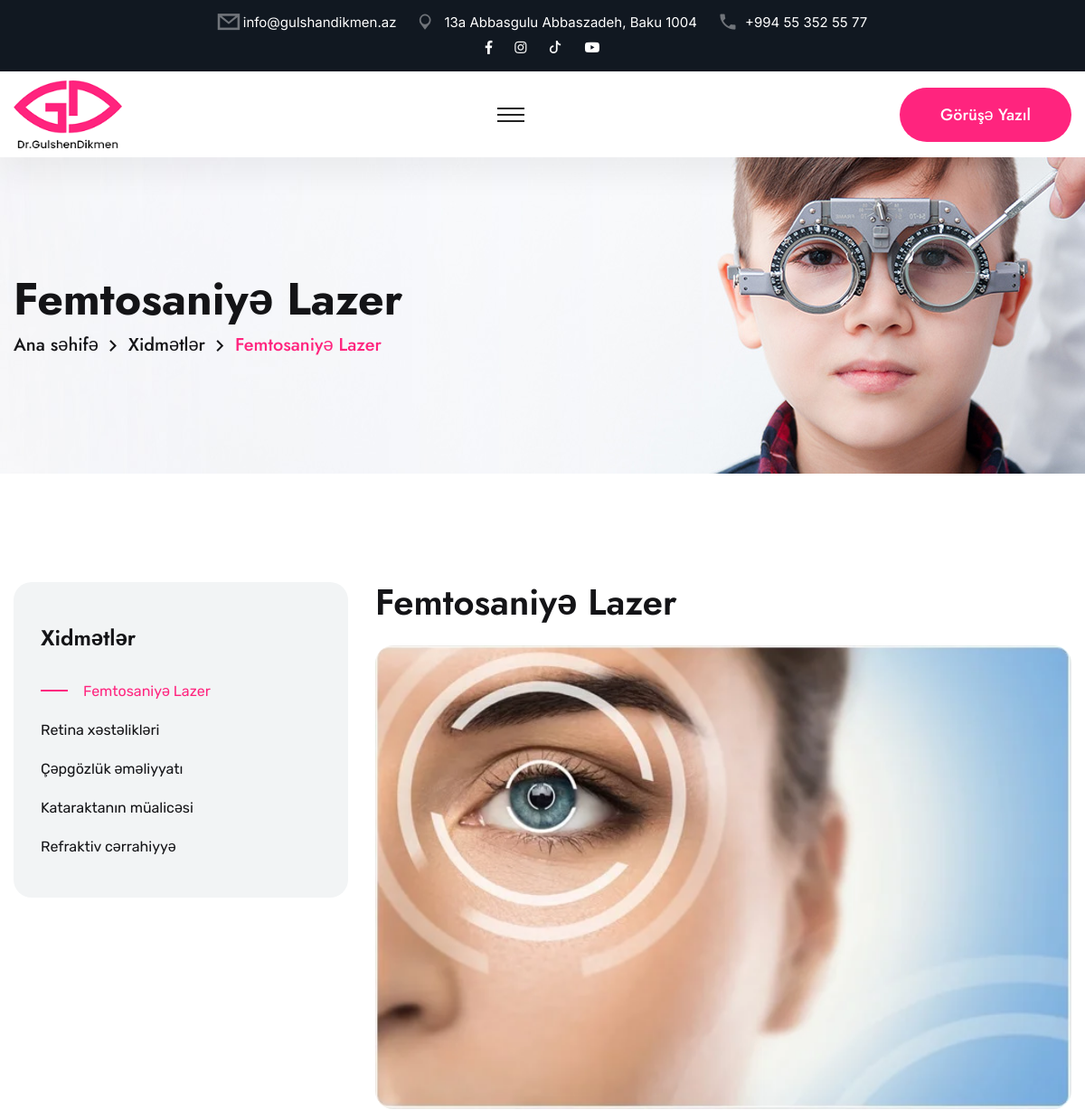
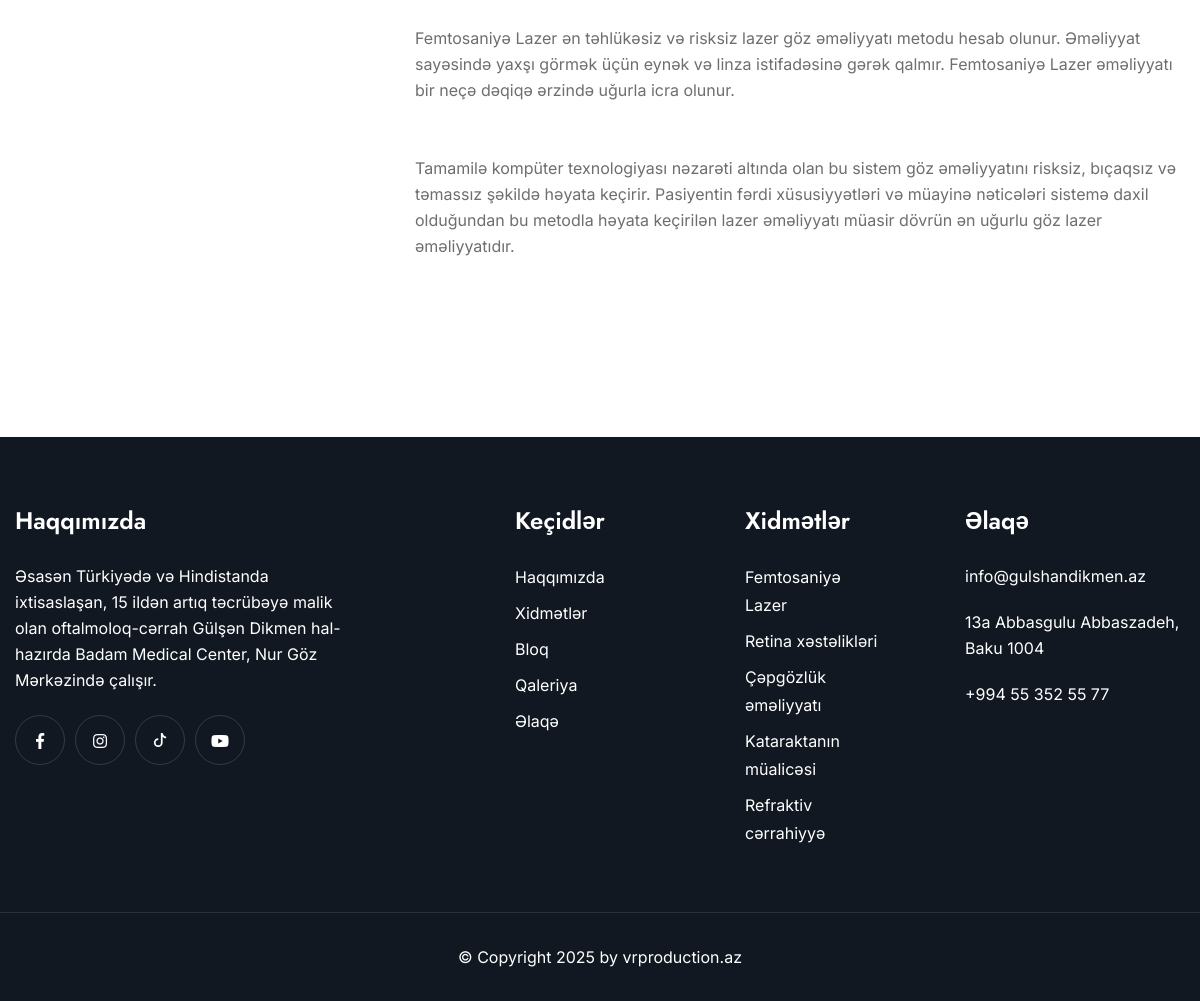
Screenshot of /services/femtosaniy-lazer/ with the database file from the repository (2 pictures, top to bottom).
### core/models.py (models this page shows, shortened)
class GeneralSettings(models.Model):
    site_title = models.CharField(
        max_length=200, verbose_name="Saytın başlığı", null = True, blank = True)
    adress = models.CharField(max_length=1500, verbose_name="Ünvan", null=True, blank = True)
    phone_number = models.CharField(
        max_length=50, verbose_name="Nömrə", null=True, blank=True)
    email = models.EmailField(blank = True)
    g_adress = models.CharField(
        max_length=1500, verbose_name="Google Map linki", null=True, blank=True)
    g_adress_iframe = models.TextField(
        verbose_name="Google Map Iframe linki", null=True, blank=True)
    logo = models.FileField(verbose_name="logo",
                            blank=True, upload_to="general_settings_logo")
    mobile_logo = models.FileField(verbose_name="Mobile logo",
                                   help_text="Mobile logo", blank=True, null=True, upload_to="general_settings_mobile_logo")
    favicon = models.FileField(verbose_name="favicon",
                               blank=True, null=True, upload_to="general_settings_favicon")
    footer_logo = models.FileField(help_text="Footer logo", blank=True, null=True, upload_to="general_settings_footer_logo")
    footer_description = models.TextField(null = True, blank = True)
    copyright_title = models.CharField(max_length = 100, blank = True)
    pages_banner_image = models.ImageField(upload_to = 'banner_image', verbose_name = 'Səhiflərdəki banner photo', null = True, blank = True)
    facebook = models.CharField(
        max_length=200, verbose_name="Facebook", blank=True)
    instagram = models.CharField(
        max_length=200, verbose_name="Instagram", blank=True)
    youtube = models.CharField(
        max_length=200, verbose_name="Youtube", blank=True)
    tiktok = models.CharField(
        max_length=200, verbose_name="TikTok", blank=True)
    class Meta:
        verbose_name = "Setting"
        verbose_name_plural = "General Settings"

class Service(models.Model):
    title = models.CharField(max_length = 100)
    slug = models.SlugField(blank=True, null=True, unique = True)
    icon = models.ImageField(upload_to = 'service_icon', null = True)
    image = models.ImageField(upload_to = 'service')
    description = RichTextUploadingField(null = True)
    is_home_page = models.BooleanField(default = False)
    class Meta:
        verbose_name = "Xidmət"
        verbose_name_plural = "Xidmətlər"
    def get_absolute_url(self):
        return reverse("service-detail", args=[str(self.slug)])

### core/views.py (the view)
# urls.py: path('services/<slug:slug>/', views.ServiceDetailPageView.as_view(), name='service-detail'),
class ServiceDetailPageView(DetailView):
    template_name = 'service-detail.html'
    model = Service
    context_object_name = "service"
    def get_context_data(self, **kwargs):
        context = super().get_context_data(**kwargs)
        context["services"] = Service.objects.all()
        return context

### core/context_processors.py (called while the page is built)
def extras(request):
    context={
        'setting': GeneralSettings.objects.first(),
        "f_services": Service.objects.all()[:6],
        'c_blogs': Blog.objects.all()[:2],
        'current_year': datetime.datetime.now().year
    }
    return context

### core/templates/service-detail.html
{% extends "base.html" %}
{% load static %}
{% block content %}
<section class="page-title">
    <div class="bg-layer" style="background-image: url({% static "assets/images/background/page-title.jpg" %});"></div>
    <div class="auto-container">
        <div class="content-box">
            <h1>{{service.title}}
            </h1>
            <ul class="bread-crumb clearfix">
                <li><a href="{% url "home" %}">Ana səhifə</a></li>
                <li><a href="{% url "services" %}">Xidmətlər</a></li>
                <li>{{service.title}}</li>
            </ul>
        </div>
    </div>
</section>
<section class="service-details p_relative">
    <div class="auto-container">
        <div class="row clearfix">
            <div class="col-lg-4 col-md-12 col-sm-12 sidebar-side">
                <div class="service-sidebar mr_40">
                    <div class="text">
                        <h3>Xidmətlər</h3>
                    </div>
                    <ul class="category-list clearfix">
                        {% for item in services %}
                        <li><a href="{{item.get_absolute_url}}" class="{% if service.pk == item.pk %}current{% endif %}">{{item.title}}</a></li>
                        {% endfor %}
                    </ul>
                </div>
            </div>
            <div class="col-lg-8 col-md-12 col-sm-12 content-side">
                <div class="service-details-content">
                    <div class="content-one">
                        <h2>{{service.title}}</h2>
                        <figure class="image-box"><img src="{{service.image.url}}" alt=""></figure>
                        <div class="text">
                            <p>{{service.description|safe}}</p>
                        </div>
                    </div>
                </div>
            </div>
        </div>
    </div>
</section>
{% endblock content %}

### templates/components/header/main-header.html (shortened to what this page needs)
{% load static %}
<header class="main-header">
    <div class="header-top">
        <div class="auto-container">
            <div class="top-inner">
                <div class="left-column">
                    <ul class="info clearfix">
                        <li><i class="icon-1"></i><a href="mailto:{{setting.email}}">{{setting.email}}</a></li>
                        <li><i class="icon-2"></i><a href="{{setting.g_adress}}">{{setting.adress}}</a></li>
                        <li><i class="icon-3"></i><a href="tel:{{setting.phone_number}}">{{setting.phone_number}}</a></li>
                    </ul>
                </div>
                <div class="right-column">
                    <ul class="social-links clearfix">
                        <li>
                            <a href="{% if setting.facebook %}{{setting.facebook}}{% else %}#{% endif %}"><i class="fab fa-facebook-f" aria-hidden="true"></i></a>
                        </li>
                        <li>
                            <a href="{% if setting.instagram %}{{setting.instagram}}{% else %}#{% endif %}"><i class="fab fa-instagram" aria-hidden="true"></i></a>
                        </li>
                        <li>
                            <a href="{% if setting.tiktok %}{{setting.tiktok}}{% else %}#{% endif %}">
                                <svg xmlns="http://www.w3.org/2000/svg" style="margin-bottom:4px;" width="14" height="14" fill="currentColor" class="bi bi-tiktok" viewBox="0 0 16 16">
                                    <path d="M9 0h1.98c.144.715.54 1.617 1.235 2.512C12.895 3.389 13.797 4 15 4v2c-1.753 0-3.07-.814-4-1.829V11a5 5 0 1 1-5-5v2a3 3 0 1 0 3 3z"/>
                                  </svg>                           </a>
                        </li> <li>
                            <a href="{% if setting.youtube %}{{setting.youtube}}{% else %}#{% endif %}"><i class="fab fa-youtube" aria-hidden="true"></i></a>
                        </li>
                    </ul>
                </div>
            </div>
        </div>
    </div>
    <div class="header-lower">
        <div class="auto-container">
            <div class="outer-box">
                <div class="logo-box">
                    <figure class="logo"><a href="{% url "home" %}"><img src="{{setting.logo.url}}" alt=""></a></figure>
                </div>
                <div class="menu-area clearfix">
                    <div class="mobile-nav-toggler">
                        <i class="icon-bar"></i>
                        <i class="icon-bar"></i>
                        <i class="icon-bar"></i>
                    </div>
                </div>
                <div class="nav-right">
                    <div class="btn-box">
                        <a href="{% url "contact" %}" class="theme-btn btn-one">Görüşə yazıl</a>
                    </div>
                </div>
            </div>
        </div>
    </div>
</header>

### templates/components/footer/footer.html
<footer class="main-footer p_relative">
    <div class="widget-section">
        <div class="auto-container">
            <div class="row clearfix">
                <div class="col-lg-4 col-md-6 col-sm-12 footer-column">
                    <div class="about-widget footer-widget mr_40">
                        <div class="widget-title">
                            <h3>Haqqımızda</h3>
                        </div>
                        <div class="widget-content">
                            <p>{{setting.footer_description}}</p>
                            <ul class="social-links clearfix">
                                <li>
                                    <a href="{% if setting.facebook %}{{setting.facebook}}{% else %}#{% endif %}"><i class="fab fa-facebook-f" aria-hidden="true"></i></a>
                                </li>
                                <li>
                                    <a href="{% if setting.instagram %}{{setting.instagram}}{% else %}#{% endif %}"><i class="fab fa-instagram" aria-hidden="true"></i></a>
                                </li>
                                <li>
                                    <a href="{% if setting.tiktok %}{{setting.tiktok}}{% else %}#{% endif %}">
                                        <svg xmlns="http://www.w3.org/2000/svg" style="margin-bottom:4px;" width="14" height="14" fill="currentColor" class="bi bi-tiktok" viewBox="0 0 16 16">
                                            <path d="M9 0h1.98c.144.715.54 1.617 1.235 2.512C12.895 3.389 13.797 4 15 4v2c-1.753 0-3.07-.814-4-1.829V11a5 5 0 1 1-5-5v2a3 3 0 1 0 3 3z"/>
                                          </svg>                           </a>
                                </li> <li>
                                    <a href="{% if setting.youtube %}{{setting.youtube}}{% else %}#{% endif %}"><i class="fab fa-youtube" aria-hidden="true"></i></a>
                                </li>
                            </ul>
                        </div>
                    </div>
                </div>
                <div class="col-lg-3 col-md-6 col-sm-12 footer-column">
                    <div class="links-widget footer-widget ml_100">
                        <div class="widget-title">
                            <h3>Keçidlər</h3>
                        </div>
                        <div class="widget-content">
                            <ul class="links-list clearfix">
                                <li><a href="{% url "about" %}">Haqqımızda</a></li>
                                <li><a href="{% url "services" %}">Xidmətlər</a></li>
                                <li><a href="{% url "blogs" %}">Bloq</a></li>
                                <li><a href="{% url "gallery" %}">Qaleriya</a></li>
                                <li><a href="{% url "contact" %}">Əlaqə</a></li>
                            </ul>
                        </div>
                    </div>
                </div>
                <div class="col-lg-2 col-md-6 col-sm-12 footer-column">
                    <div class="links-widget footer-widget ml_30">
                        <div class="widget-title">
                            <h3>Xidmətlər</h3>
                        </div>
                        <div class="widget-content">
                            <ul class="links-list clearfix">
                                {% for item in f_services %}
                                <li><a href="{{item.get_absolute_url}}">{{item.title}}</a></li>
                                {% endfor %}
                            </ul>
                        </div>
                    </div>
                </div>
                <div class="col-lg-3 col-md-6 col-sm-12 footer-column">
                    <div class="contact-widget footer-widget ml_50">
                        <div class="widget-title">
                            <h3>Əlaqə</h3>
                        </div>
                        <div class="widget-content">
                            <ul class="info clearfix">
                                <li><a href="mailto:{{setting.email}}">{{setting.email}}</a></li>
                                <li><a href="{{setting.g_adress}}">{{setting.adress}}</a></li>
                                <li><a href="tel:{{setting.phone_number}}">{{setting.phone_number}}</a></li>
                            </ul>
                        </div>
                    </div>
                </div>
            </div>
        </div>
    </div>
    <div class="footer-bottom centred">
        <div class="auto-container">
            <div class="copyright">
                <p>&copy; Copyright {{current_year}} by <a href="{{setting.copyright_link}}">{{setting.copyright_title}}</a></p>
            </div>
        </div>
    </div>
</footer>

### static/assets/css/color.css (style rules this page uses)
.theme-btn.btn-one { background: #ff247e; }
.page-title .content-box .bread-crumb li { color: #ff247e; }
.service-sidebar .category-list li a:hover, .service-sidebar .category-list li a.current { color: #ff247e; }
.service-sidebar .category-list li a:before { background: #ff247e; }

### static/assets/css/elpath.css (style rules this page uses)
.p_relative { position: relative; }
.mr_40 { margin-right: 40px; }
.ml_30 { margin-left: 30px; }
.ml_50 { margin-left: 50px; }
.ml_100 { margin-left: 100px; }

### static/assets/css/responsive.css (style rules this page uses)
@media only screen and (max-width: 1200px) { .main-header .outer-box .logo { margin: 10px 0; } }
@media only screen and (max-width: 1200px) { .menu-area .mobile-nav-toggler { display: block; padding: 10px; } }
@media only screen and (max-width: 1200px) { .header-top .top-inner { display: block; } }
@media only screen and (max-width: 1200px) { .header-top .info, .header-top .right-column { justify-content: center; } }
@media only screen and (max-width: 1200px) { .service-sidebar { margin-right: 0px; } }

### rows the page displays
GeneralSettings: email "info@gulshandikmen.az", adress "13a Abbasgulu Abbaszadeh, Baku 1004", phone_number "+994 55 352 55 77", logo (picture), footer_description "Əsasən Türkiyədə və Hindistanda ixtisaslaşan, 15 ildən artıq təcrübəyə malik olan oftalmoloq-cərrah Gülşən Dikmen hal-hazırda Badam Medical Center, Nur Göz Mərkəzində çalışır.", copyright_title "vrproduction.az"
Service: title "Femtosaniyə Lazer", image (picture), description "Femtosaniyə Lazer ən təhlükəsiz və risksiz lazer göz əməliyyatı metodu hesab olunur. Əməliyyat sayəsində yaxşı görmək üçün eynək və linza istifadəsinə gərək qalmır. Femtosaniyə Lazer əməliyyatı bir neçə dəqiqə ərzində uğurla icra olunur. Tamamilə kompüter texnologiyası nəzarəti altında olan bu sistem göz əməliyyatını risksiz, bıçaqsız və təmassız şəkildə həyata keçirir. Pasiyentin fərdi xüsusiyyətləri və müayinə nəticələri sistemə daxil olduğundan bu metodla həyata keçirilən lazer əməliyyatı müasir dövrün ən uğurlu göz lazer əməliyyatıdır."
Service: title "Retina xəstəlikləri"
Service: title "Çəpgözlük əməliyyatı"
Service: title "Kataraktanın müalicəsi"
Service: title "Refraktiv cərrahiyyə"
